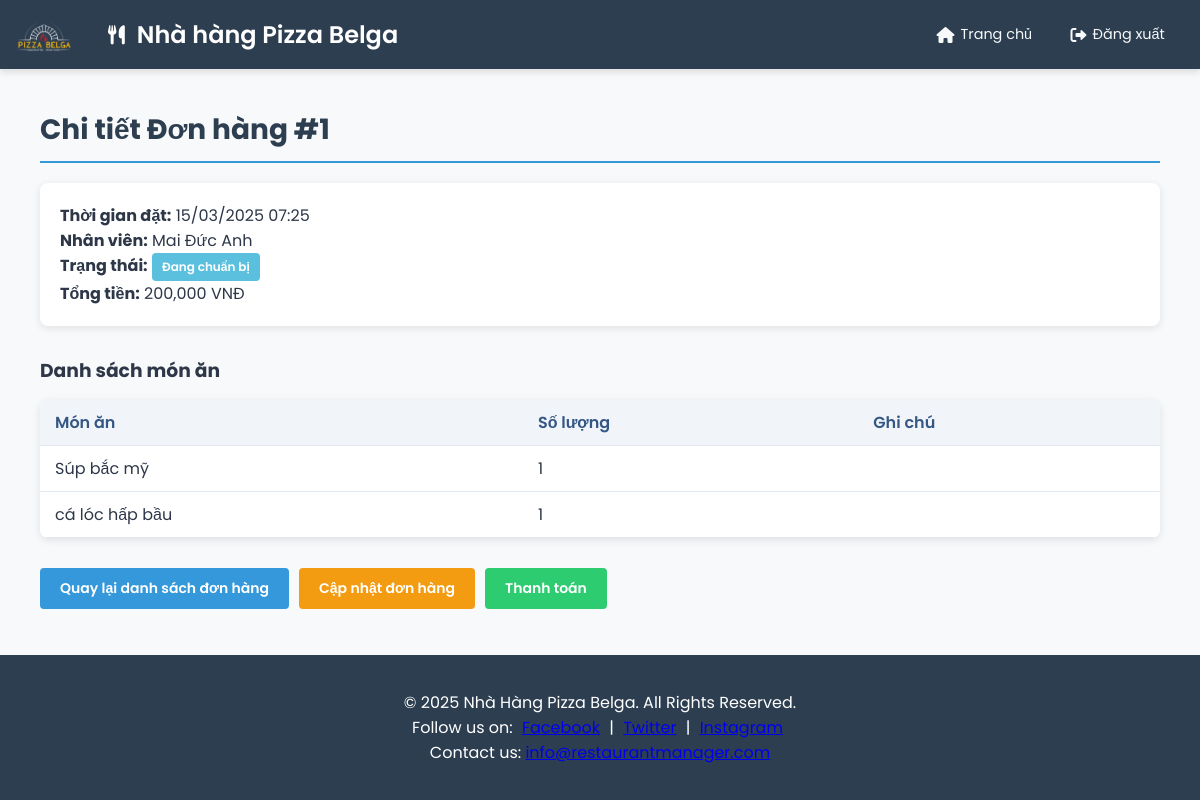
The app's page /orders/1 with its own data.
### models/order.py (models this page shows, shortened)
class Order(db.Model):
    __tablename__ = 'orders'
    id = db.Column(db.Integer, primary_key=True)
    order_time = db.Column(db.DateTime, default=datetime.now)
    waiter_id = db.Column(db.Integer, db.ForeignKey('users.id'), nullable=False)
    status = db.Column(db.String(50), nullable=False)  # pending, in_progress, completed, canceled
    total_amount = db.Column(db.Float, default=0.0)
    order_items = db.relationship("OrderItem", backref="order", lazy=True)

### models/user.py (models this page shows, shortened)
class User(db.Model):
    __tablename__ = 'users'
    id = db.Column(db.Integer, primary_key=True)
    username = db.Column(db.String(80), unique=True, nullable=False)
    password = db.Column(db.String(255), nullable=False)
    full_name = db.Column(db.String(120), nullable=False)
    role = db.Column(db.String(20), nullable=False)  # admin, manager, waiter, warehouse
    active = db.Column(db.Boolean, default=True)
    orders = db.relationship("Order", backref="waiter", lazy=True)
    attendances = db.relationship("Attendance", backref="user", lazy=True)
    warehouse_transactions = db.relationship("WarehouseTransaction", backref="operator", lazy=True)

### models/order_item.py (models this page shows, shortened)
class OrderItem(db.Model):
    __tablename__ = 'order_items'
    id = db.Column(db.Integer, primary_key=True)
    order_id = db.Column(db.Integer, db.ForeignKey('orders.id'), nullable=False)
    menu_item_id = db.Column(db.Integer, db.ForeignKey('menu_items.id'), nullable=False)
    quantity = db.Column(db.Integer, nullable=False)
    note = db.Column(db.Text)  # Ghi chú đặc biệt (nếu có)

### models/menu_item.py (models this page shows, shortened)
class MenuItem(db.Model):
    __tablename__ = 'menu_items'
    id = db.Column(db.Integer, primary_key=True)
    name = db.Column(db.String(120), nullable=False)
    description = db.Column(db.Text)
    price = db.Column(db.Float, nullable=False)
    category = db.Column(db.String(50))  # Ví dụ: appetizer, main course, dessert, drink,...
    active = db.Column(db.Boolean, default=True)
    image = db.Column(db.String(255))
    inventory = db.Column(db.Integer, nullable=True)
    order_items = db.relationship("OrderItem", backref="menu_item", lazy=True)

### routes/orders.py (the view)
@orders_bp.route('/<int:order_id>')
def view_order(order_id):
    order = Order.query.get_or_404(order_id)
    return render_template('order_detail.html', order=order)

### app.py (called while the page is built)
@app.before_request
def log_request_info():
    logging.info(f"Request: {request.method} {request.path}")
    logging.info(f"Headers: {request.headers}")
    logging.info(f"Body: {request.get_data()}")

@app.after_request
def log_response_info(response):
    logging.info(f"Response status: {response.status}")
    return response

### templates/order_detail.html (shortened to what this page needs)
{% extends "layout.html" %}
{% block content %}
<div class="order-detail-container" style="max-width: 1200px; margin: 0 auto; padding: 20px;">
    <h2 class="page-title" style="margin-bottom: 20px;">Chi tiết Đơn hàng #{{ order.id }}</h2>
    <div class="order-info" style="background-color: #fff; padding: 20px; border-radius: 8px; box-shadow: 0 2px 8px rgba(0,0,0,0.1); margin-bottom: 30px;">
        <p><strong>Thời gian đặt:</strong> {{ order.order_time.strftime('%d/%m/%Y %H:%M') }}</p>
        <p>
            <strong>Nhân viên:</strong>
            {% if order.waiter %}
                {{ order.waiter.full_name }}
            {% else %}
                Không có thông tin
            {% endif %}
        </p>
        <p>
            <strong>Trạng thái:</strong>
            <span class="status-badge status-{{ order.status }}" style="padding: 5px 10px; border-radius: 4px; background-color: {% if order.status == 'pending' %}#f0ad4e{% elif order.status == 'processing' %}#5bc0de{% elif order.status == 'completed' %}#5cb85c{% elif order.status == 'cancelled' %}#d9534f{% else %}#ccc{% endif %}; color: #fff;">
                {% if order.status == 'pending' %}Chờ xử lý{% elif order.status == 'processing' %}Đang chuẩn bị{% elif order.status == 'completed' %}Hoàn thành{% elif order.status == 'cancelled' %}Đã hủy{% else %}{{ order.status }}{% endif %}
            </span>
        </p>
        <p><strong>Tổng tiền:</strong> {{ "{:,.0f}".format(order.total_amount) }} VNĐ</p>
    </div>
    <h3 style="margin-bottom: 15px;">Danh sách món ăn</h3>
    {% if order.order_items %}
    <table class="order-items-table" style="width: 100%; border-collapse: collapse; background-color: #fff; border-radius: 8px; overflow: hidden; box-shadow: 0 2px 8px rgba(0,0,0,0.1); margin-bottom: 30px;">
        <thead style="background-color: #f8f9fa;">
            <tr>
                <th style="padding: 10px 15px; text-align: left;">Món ăn</th>
                <th style="padding: 10px 15px; text-align: left;">Số lượng</th>
                <th style="padding: 10px 15px; text-align: left;">Ghi chú</th>
            </tr>
        </thead>
        <tbody>
            {% for item in order.order_items %}
            <tr style="border-bottom: 1px solid #eee;">
                <td style="padding: 10px 15px;">{{ item.menu_item.name }}</td>
                <td style="padding: 10px 15px;">{{ item.quantity }}</td>
                <td style="padding: 10px 15px;">{{ item.note }}</td>
            </tr>
            {% endfor %}
        </tbody>
    </table>
    {% else %}
    <p style="background-color: #fff; padding: 15px; border-radius: 8px; box-shadow: 0 2px 8px rgba(0,0,0,0.1);">Không có món ăn nào được thêm vào.</p>
    {% endif %}
    <div style="display: flex; gap: 10px;">
        <a href="{{ url_for('orders.list_orders') }}" class="btn btn-back" style="padding: 10px 20px; background-color: #3498db; color: #fff; border-radius: 4px; text-decoration: none; transition: background-color 0.3s;">Quay lại danh sách đơn hàng</a>
        <a href="{{ url_for('orders.update_order_status', order_id=order.id) }}" class="btn btn-update" style="padding: 10px 20px; background-color: #f39c12; color: #fff; border-radius: 4px; text-decoration: none; transition: background-color 0.3s;">Cập nhật đơn hàng</a>
        <a href="{{ url_for('payment.create_payment', order_id=order.id) }}" class="btn btn-payment" style="padding: 10px 20px; background-color: #2ecc71; color: #fff; border-radius: 4px; text-decoration: none; transition: background-color 0.3s;">Thanh toán</a>
    </div>
</div>
{% endblock %}

### static/css/style.css (style rules this page uses)
:root { --primary-color: #4a6fa5; --primary-dark: #345785; --secondary-color: #ff7e5f; --accent-color: #38b2ac; --background-color: #f8f9fa; --header-bg: #2c3e50; --header-hover: #34495e; --text-light: #f8f9fa; --text-dark: #2d3748; --border-color: #e2e8f0; --success-color: #38a169; --warning-color: #e9b949; --danger-color: #e53e3e; --info-color: #4299e1; }
* { margin: 0; padding: 0; box-sizing: border-box; }
body { font-family: 'Poppins', sans-serif; background-color: var(--background-color); color: var(--text-dark); min-height: 100vh; display: flex; flex-direction: column; }
.btn { padding: 8px 16px; border-radius: 4px; border: none; cursor: pointer; font-weight: 500; transition: all 0.2s ease; }
table { width: 100%; border-collapse: collapse; margin: 15px 0; }
table th, table td { padding: 12px 15px; text-align: left; border-bottom: 1px solid var(--border-color); }
table th { background-color: #f1f5f9; color: var(--primary-dark); font-weight: 600; }

### static/css/create_order.css (style rules this page uses)
.page-title { color: #2c3e50; margin-bottom: 25px; font-size: 28px; border-bottom: 2px solid #3498db; padding-bottom: 10px; }

### static/css/order.css (style rules this page uses)
.page-title { color: #2c3e50; margin-bottom: 25px; font-size: 28px; border-bottom: 2px solid #3498db; padding-bottom: 10px; }
.status-badge { padding: 5px 10px; border-radius: 20px; font-size: 12px; font-weight: 600; display: inline-block; }
.status-processing { background-color: #3498db; color: white; }
.btn { display: inline-block; padding: 8px 16px; background-color: #3498db; color: white; text-decoration: none; border-radius: 4px; font-weight: 600; transition: background-color 0.3s; }

### static/css/ingredient.css (style rules this page uses)
.btn { padding: 10px 20px; border-radius: 4px; text-decoration: none; font-size: 14px; transition: background-color 0.3s ease; color: #fff; display: inline-block; }

### records on screen
Order: id "1", order_time "15/03/2025 07:25", total_amount "200,000"
User: waiter.full_name "Mai Đức Anh"
OrderItem: menu_item.name "Súp bắc mỹ", quantity "1"
OrderItem: menu_item.name "cá lóc hấp bầu", quantity "1"
